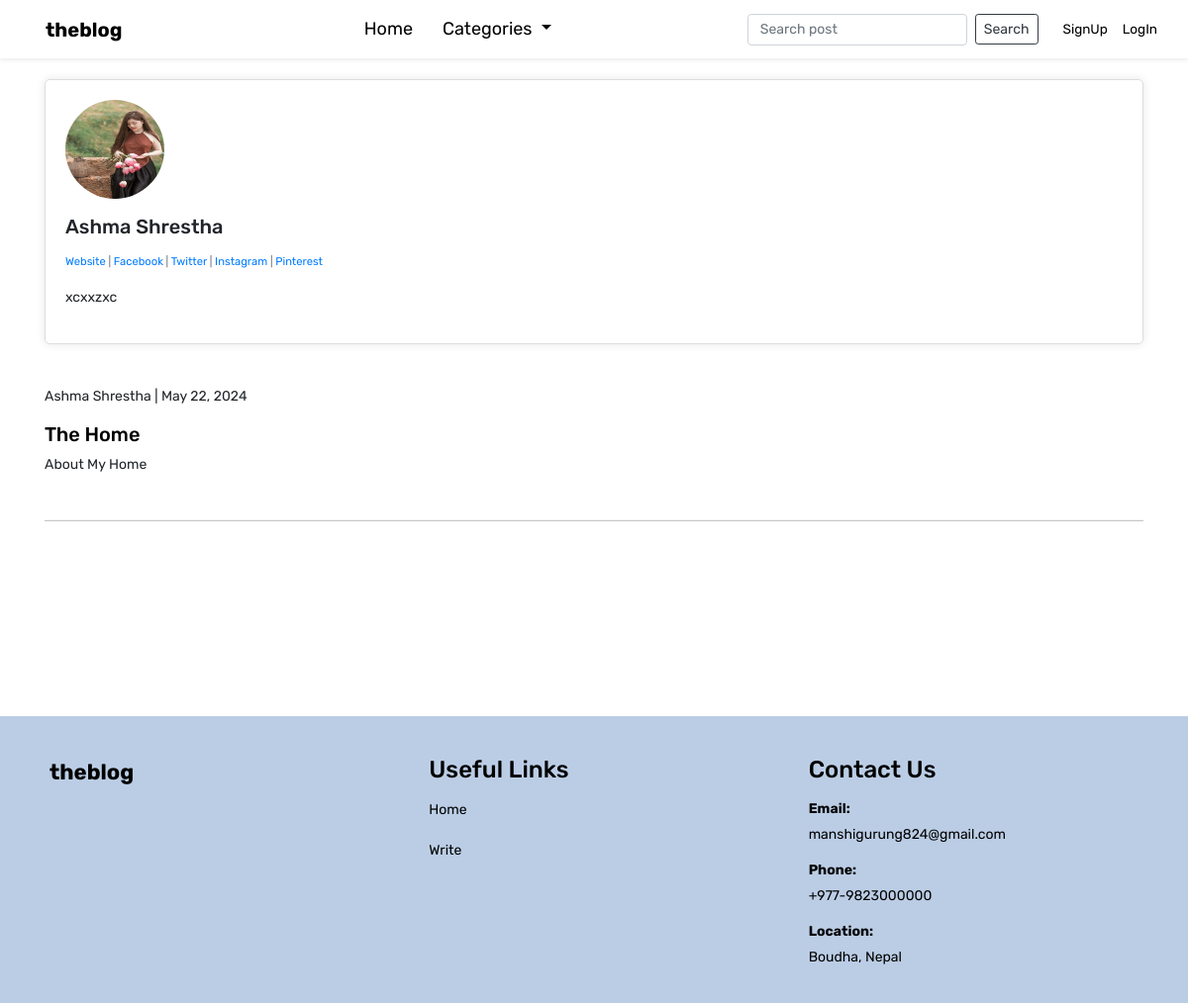
The page /members/9/profile/ on the database its author committed.
### theblog/models.py (models this page shows, shortened)
class Profile(models.Model):
	user = models.OneToOneField(User, null=True, on_delete=models.CASCADE)
	bio = models.TextField()
	profile_pic = models.ImageField(null=True, blank=True, upload_to="images/profile/")
	website_url = models.CharField(max_length=255, null=True, blank=True)
	facebook_url = models.CharField(max_length=255, null=True, blank=True)
	twitter_url = models.CharField(max_length=255, null=True, blank=True)
	instagram_url = models.CharField(max_length=255, null=True, blank=True)
	pinterest_url = models.CharField(max_length=255, null=True, blank=True)

class Post(models.Model):
	title = models.CharField(max_length=255)
	title_tag = models.CharField(max_length=255, default='Blog', blank=True)
	author = models.ForeignKey(User, on_delete=models.CASCADE)
	body = RichTextField(blank=True, null=True)
	post_date = models.DateField(auto_now_add=True)
	category = models.CharField(max_length=255, default='coding')
	snippet = models.CharField(max_length=255)
	likes = models.ManyToManyField(User, related_name='blog_posts')

### members/views.py (the view)
# urls.py: path('<int:pk>/profile/', ShowProfilePageView.as_view(), name='show_profile_page'),
class ShowProfilePageView(CatMenuMixin, DetailView):
	model = Profile
	template_name = 'registration/user_profile.html'
	def get_context_data(self, *args, **kwargs):
		context = super().get_context_data(*args, **kwargs)
		page_user = self.object.user  # Get the user associated with the profile
		user_posts = Post.objects.filter(author=page_user)
		context["page_user"] = self.object
		context["user_posts"] = user_posts  # Pass the user's posts to the template context
		return context

### theblog/models.py (called while the page is built)
	def __str__(self):
		return self.name

### theblog/views.py (called while the page is built)
	def get_context_data(self, *args, **kwargs):
		cat_menu = Category.objects.all()
		context = super().get_context_data(*args, **kwargs)
		context["cat_menu"] = cat_menu
		return context

### members/templates/registration/user_profile.html
{% extends 'base.html' %}
{% load static %}
{% block content %}
	<div class="profile-container">
		<p>
			{% if page_user.profile_pic %}
		  		<img src="{{ page_user.profile_pic.url }}" class="rounded-circle" height=100 width=100>
		  	{% else %}
		  		<img src="{% static 'theblog/images/default_profile_pic.png' %}" class="rounded-circle" height=100 width=100>
		  	{% endif %}
	  	</p>
	  	<p><h5>{{ page_user.user.first_name }} {{ page_user.user.last_name }}</h5></p>
	  	<p class="small text-muted">
			{% if page_user.website_url %}
				<a href="{{ page_user.website_url }}">Website</a>
			{% endif %}
			{% if page_user.facebook_url %}
				| <a href="{{ page_user.facebook_url }}">Facebook</a>
			{% endif %}
			{% if page_user.twitter_url %}
				| <a href="{{ page_user.twitter_url }}">Twitter</a>
			{% endif %}
			{% if page_user.instagram_url %}
				| <a href="{{ page_user.instagram_url }}">Instagram</a>
			{% endif %}
			{% if page_user.pinterest_url %}
				| <a href="{{ page_user.pinterest_url }}">Pinterest</a>
			{% endif %}
	    </p>
	    <p>
	    	{% if page_user.bio %}
	    		{{ page_user.bio }}
	    	{% endif %}
	    </p>
    </div>
    <br><br>
    {% for post in user_posts %}
		<p>
	      	{{ post.author.first_name}} {{ post.author.last_name}}</a> | {{ post.post_date}}
	    </p>
		<h5><a href="{% url 'article-detail' post.pk %}" class="post-link">{{ post.title }}</a></h5>
	  	<p>{{ post.snippet }}</p>
	  	<br>
	  	<hr class="my-2 light">
	  	<br>
	{% endfor %}
	<br><br><br>
{% endblock %}

### theblog/templates/base.html (style rules this page uses)
hr.light { border-top: 1px solid #ccc; }
:root { --bs-primary: black; --bs-orange: #525252; }
body { font-family: "Rubik", sans-serif; font-optical-sizing: auto; font-size: 14px; background: white; font-weight: 400px; font-style: normal; }
.post-link { text-decoration: none; color: black; }
.profile-container { margin: auto; padding: 20px; border: 1px solid #ddd; border-radius: 5px; box-shadow: 0 0 10px rgba(0, 0, 0, 0.1); }

### rows shown on the page
Profile: profile_pic (picture), user.first_name "Ashma", user.last_name "Shrestha", bio "xcxxzxc"
Post: author.first_name "Ashma", author.last_name "Shrestha", post_date "May 22, 2024", title "The Home", snippet "About My Home"
